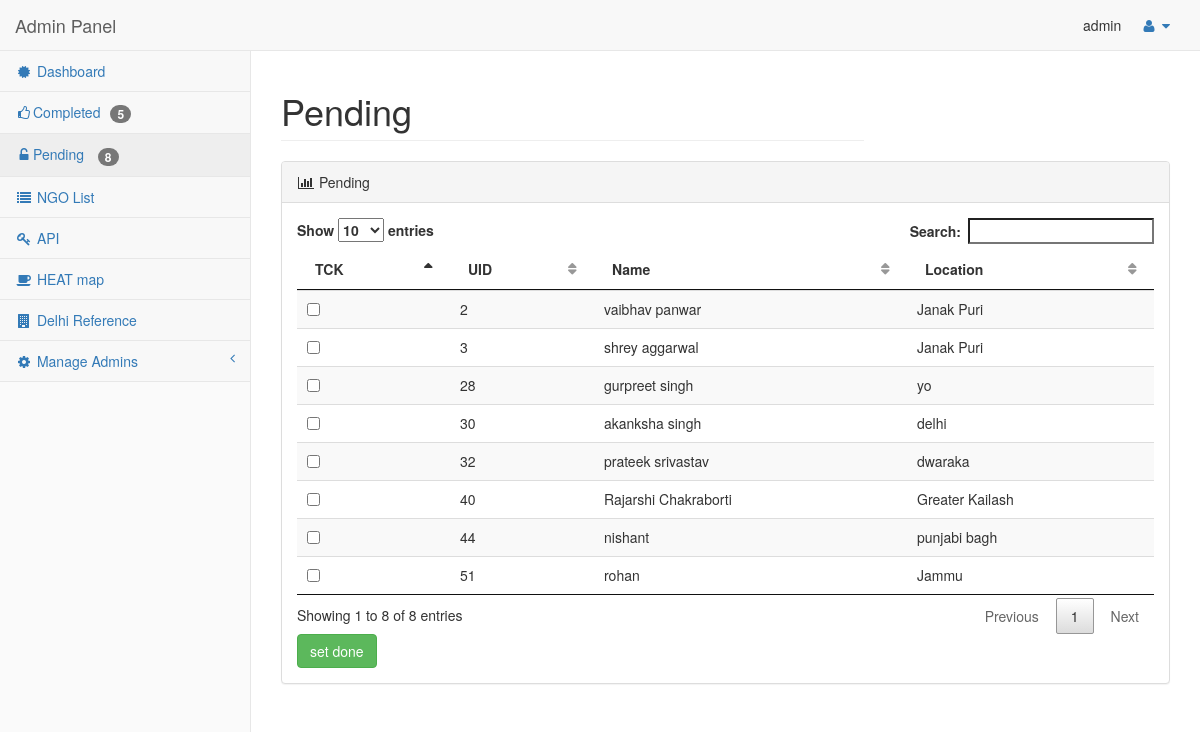
/pages/pending.php (signed in), run on the app's committed database.
### tables this page shows
CREATE TABLE IF NOT EXISTS `data_set` (
  `ID` int(11) NOT NULL AUTO_INCREMENT,
  `NAME` varchar(20) NOT NULL,
  `LOCALITY` varchar(20) NOT NULL,
  `PHONE` varchar(12) NOT NULL,
  `HELP` varchar(50) NOT NULL,
  `PINCODE` int(6) NOT NULL,
  `MESSAGE` text NOT NULL,
  `STATUS` varchar(10) NOT NULL DEFAULT 'Pending',
  `LONGI` varchar(10) NOT NULL,
  `LAT` varchar(10) NOT NULL,
  `Allotted` varchar(20) NOT NULL,
  PRIMARY KEY (`ID`)
);

### pages/pending.php (the view, shortened to what this page needs)
<?php
echo "<!DOCTYPE html>
<html lang=\"en\">
<head>
    <title>Status Change</title>";
require 'template/css.php';
echo "</head>
<body>";
  require 'template/dash-part.php';
  ?>
        <div id="page-wrapper">
            <div class="row">
                <div class="col-lg-8">
                    <h1 class="page-header">Pending</h1>
                </div>
                <div class="col-lg-4 stat_update_action">
                </div>
            </div>
            <div class="row">
                <div class="col-lg-12">
                    <div class="panel panel-default">
                        <div class="panel-heading">
                            <i class="fa fa-bar-chart-o fa-fw"></i> Pending
                        </div>
                        <div class="panel-body">
<?php
require 'db.php';
$sql = "SELECT * FROM data_set Where STATUS = 'Pending'";
$retval = mysqli_query( $conn,$sql );
  echo "
      <form action=\"code/pendingcode.php\" id=\"myform07\" method=\"POST\" class=\"form\" role=\"form\">
      <table id=\"myTable\" class=\"table table-striped\">
    <thead>
      <tr>
        <th>TCK</th>
        <th>UID</th>
        <th>Name</th>
        <th>Location</th>
      </tr>
    </thead>
    <tbody>";
   while($row = mysqli_fetch_assoc($retval)) {
             echo "<tr><td><input type=\"checkbox\" name=\"boxuid[]\" value=\"{$row['ID']}\" ></td> ".
              "<td>{$row['ID']}</td> ".
              "<td>{$row['NAME']}</td> ".
              "<td>{$row['LOCALITY']}</td></tr>";
   }
   echo "  </tbody> </table>
   <input type=\"submit\" value=\"set done\" class=\"btn btn-success\"></div>
                        </div>
                    </div>
                </div>
            ";
        echo"
            </div>
                        </div>
                    </div>
";
?>
</body>
</html>

### pages/assets/css/sb-admin-2.css (style rules this page uses)
body { background-color: #f8f8f8; }
#page-wrapper { padding: 0 15px; min-height: 568px; background-color: #fff; }
@media (min-width:768px) { #page-wrapper { position: inherit; margin: 0 0 0 250px; padding: 0 30px; border-left: 1px solid #e7e7e7; } }
table.dataTable thead .sorting, table.dataTable thead .sorting_asc, table.dataTable thead .sorting_desc, table.dataTable thead .sorting_asc_disabled, table.dataTable thead .sorting_desc_disabled { background: 0 0; }
table.dataTable thead .sorting_asc:after { content: "\f0de"; float: right; font-family: fontawesome; }
table.dataTable thead .sorting:after { content: "\f0dc"; float: right; font-family: fontawesome; color: rgba(50,50,50,.5); }

### pages/assets/css/minecss.css (style rules this page uses)
body { background-color: #fafafa; }
.stat_update_action { margin-top: 35px; }

### data on the page
data_set: ID "2", NAME "vaibhav panwar", LOCALITY "Janak Puri"
data_set: ID "3", NAME "shrey aggarwal", LOCALITY "Janak Puri"
data_set: ID "28", NAME "gurpreet singh", LOCALITY "yo"
data_set: ID "30", NAME "akanksha singh", LOCALITY "delhi"
data_set: ID "32", NAME "prateek srivastav", LOCALITY "dwaraka"
data_set: ID "40", NAME "Rajarshi Chakraborti", LOCALITY "Greater Kailash"
data_set: ID "44", NAME "nishant", LOCALITY "punjabi bagh"
data_set: ID "51", NAME "rohan", LOCALITY "Jammu"

### other printed values
$_SESSION["username"] "admin"
$d "5"
$p "8"
